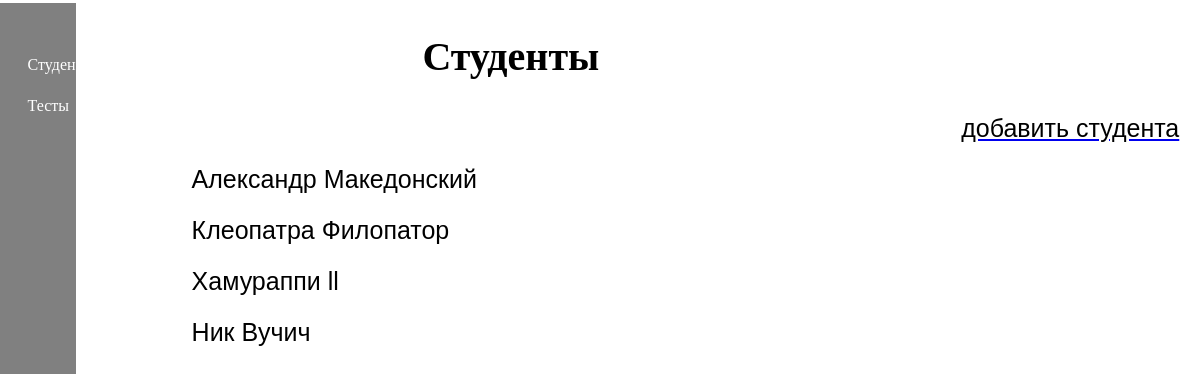
Page /teacher/ on the committed database.
### users/models.py (models this page shows, shortened)
class Students(models.Model):
    name = models.CharField('Имя', max_length=50)
    last_name = models.CharField('Фамилия', max_length=50)
    email = models.EmailField('почтовый яшик')
    password = models.CharField('пароль', max_length=50)
    class Meta:
        verbose_name = 'Пользователь'
        verbose_name_plural = 'Пользователи'

### teacher/views.py (the view)
# urls.py: path('', views.index),
def index(request):
    student = Students.objects.all()
    return render(request, 'teacher/studentC.html', {'student': student})

### teacher/templates/teacher/studentC.html (shortened to what this page needs)
{% extends 'teacher/layout.html' %}
{% block body %}
<h2>Студенты</h2>
<a href="{% url 'add-student' %}"><button class="add_button_student">добавить студента </button></a>
    <div>
        {% for el in student %}
        <div class="list list-warning">
            <button>{{ el.name }} {{ el.last_name }}</button>
        </div>
        {% endfor %}
    </div>
{% endblock %}

### teacher/static/teacher/css/main.css (style rules this page uses)
body { background: white }
h2 { margin-left: 35%; font-size: 40px; }
button { margin-left: 15%; font-size: 25px; border: none; margin-top: 10px; background: none; display: block; margin-top: 20px; transition: transform .6s; }
.add_button_student { margin-left: 80%; }

### rows in the picture
Students: name "Александр", last_name "Македонский"
Students: name "Клеопатра", last_name "Филопатор"
Students: name "Хамураппи", last_name "ll"
Students: name "Ник", last_name "Вучич"
